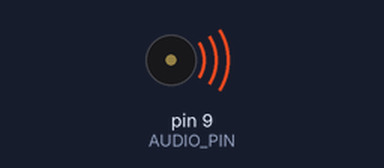
Bench run of a sketch on a simulated Arduino Uno, built with avr-gcc and run on an emulated ATmega328P. Shown: buzzer (waves = sounding). What the sketch prints to the serial monitor is not drawn.

Above: at 0.12 s.
At 3.3 s:
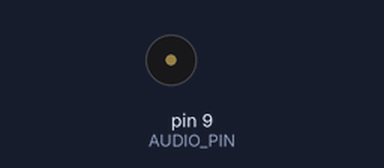
Timing chart, 0 to 5.7 s (numbered marks = the images above):
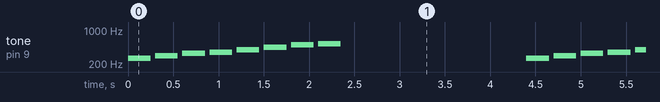

Measured:
- by itself, tone on pin 9 (AUDIO_PIN): repeats every 4.4 s: silent 0.05 s, 294 Hz 0.25 s, silent 0.05 s, 330 Hz 0.25 s, silent 0.05 s, 349 Hz 0.25 s, silent 0.05 s, 392 Hz 0.25 s, silent 0.05 s, 440 Hz 0.25 s, silent 0.05 s, 494 Hz 0.25 s, silent 0.05 s, 523 Hz 0.25 s, silent 2.1 s, 262 Hz 0.25 s

The sketch:

example.ino
```cpp
// Arduino sketch that plays an 8-note C major scale on PWM pin D9 as a tone test; intended to feed an external amplifier (do not drive the speaker directly).
//
// Buy this module: https://shillehtek.com/products/mini-speaker-4ohm-3w-square-150mm-dupont-lead
// Full manual: https://shillehtek.com/blogs/shillehtek-product-manuals/mini-speaker-4ohm-3w-square-150mm-dupont-lead-manual
// More examples: https://github.com/shillehbean/shillehtek-examples
//

// Speaker tone test - Arduino Uno / Nano
// D9 -> 1k resistor -> amplifier INPUT (never straight to the speaker)
// Amplifier output + / - -> speaker red / black

const int AUDIO_PIN = 9;
const int NOTES[] = {262, 294, 330, 349, 392, 440, 494, 523};  // C4 to C5

void setup() {
  Serial.begin(9600);
  Serial.println("Playing test scale...");
}

void loop() {
  for (int i = 0; i < 8; i++) {
    tone(AUDIO_PIN, NOTES[i], 250);   // 250 ms per note
    delay(300);
  }
  noTone(AUDIO_PIN);
  delay(2000);                        // pause, then repeat
}
```
